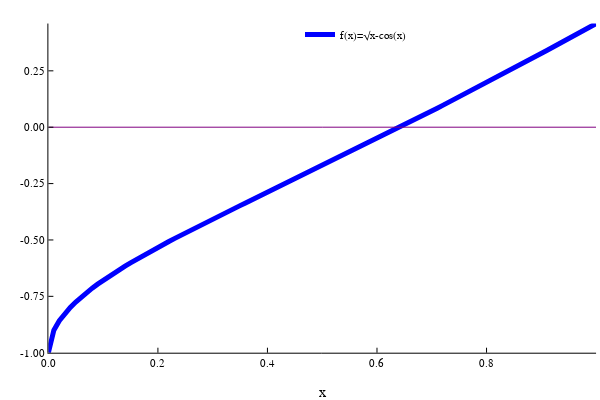

Notebook code for this chart:
### Code cell
pa = collect(linspace(0,1,101)) 
plot(pa,fun2(pa),color="blue",linewidth=5,grid=false,label="f(x)=√x-cos(x)",legend=:top,xlabel="x")
plot!([pa[1],pa[end]],zeros(2),color="purple",label="")

### Figure 1 — Plotly figure (JSON) as saved in the notebook; plotly's stock layout.template omitted (floating-point values rounded to 4 significant figures)
{"data": [{"colorbar": {"title": ""}, "line": {"color": "rgba(0, 0, 255, 1.000)", "dash": "solid", "shape": "linear", "width": 5}, "mode": "lines", "name": "f(x)=√x-cos(x)", "showlegend": true, "type": "scatter", "x": [0, 0.01, 0.02, 0.03, 0.04, 0.05, 0.06, 0.07, 0.08, 0.09, 0.1, 0.11, 0.12, 0.13, 0.14, 0.15, 0.16, 0.17, 0.18, 0.19, 0.2, 0.21, 0.22, 0.23, 0.24, 0.25, 0.26, 0.27, 0.28, 0.29, 0.3, 0.31, 0.32, 0.33, 0.34, 0.35, 0.36, 0.37, 0.38, 0.39, 0.4, 0.41, 0.42, 0.43, 0.44, 0.45, 0.46, 0.47, 0.48, 0.49, 0.5, 0.51, 0.52, 0.53, 0.54, 0.55, 0.56, 0.57, 0.58, 0.59, 0.6, 0.61, 0.62, 0.63, 0.64, 0.65, 0.66, 0.67, 0.68, 0.69, 0.7, 0.71, 0.72, 0.73, 0.74, 0.75, 0.76, 0.77, 0.78, 0.79, 0.8, 0.81, 0.82, 0.83, 0.84, 0.85, 0.86, 0.87, 0.88, 0.89, 0.9, 0.91, 0.92, 0.93, 0.94, 0.95, 0.96, 0.97, 0.98, 0.99, 1], "xaxis": "x1", "y": [-1, -0.9, -0.8584, -0.8263, -0.7992, -0.7751, -0.7533, -0.733, -0.714, -0.696, -0.6788, -0.6623, -0.6464, -0.631, -0.6161, -0.6015, -0.5872, -0.5733, -0.5596, -0.5461, -0.5329, -0.5198, -0.5069, -0.4941, -0.4814, -0.4689, -0.4565, -0.4442, -0.4319, -0.4197, -0.4076, -0.3956, -0.3835, -0.3716, -0.3597, -0.3478, -0.3359, -0.3241, -0.3122, -0.3004, -0.2886, -0.2768, -0.265, -0.2532, -0.2414, -0.2296, -0.2178, -0.206, -0.1942, -0.1823, -0.1705, -0.1586, -0.1467, -0.1348, -0.1229, -0.1109, -0.09892, -0.08692, -0.07489, -0.06283, -0.05074, -0.03862, -0.02648, -0.0143, -0.002096, 0.01014, 0.02241, 0.03471, 0.04705, 0.05942, 0.07182, 0.08425, 0.09672, 0.1092, 0.1218, 0.1343, 0.1469, 0.1596, 0.1723, 0.185, 0.1977, 0.2105, 0.2233, 0.2362, 0.2491, 0.262, 0.2749, 0.2879, 0.3009, 0.314, 0.3271, 0.3402, 0.3533, 0.3665, 0.3797, 0.393, 0.4063, 0.4196, 0.4329, 0.4463, 0.4597], "yaxis": "y1"}, {"colorbar": {"title": ""}, "line": {"color": "rgba(128, 0, 128, 1.000)", "dash": "solid", "shape": "linear", "width": 1}, "mode": "lines", "name": "", "showlegend": false, "type": "scatter", "x": [0, 1], "xaxis": "x1", "y": [0, 0], "yaxis": "y1"}], "layout": {"annotations": [], "height": 400, "legend": {"bgcolor": "rgba(255, 255, 255, 1.000)", "bordercolor": "rgba(0, 0, 0, 1.000)", "font": {"color": "rgba(0, 0, 0, 1.000)", "family": "sans-serif", "size": 11}, "x": 0.5, "y": 1}, "margin": {"b": 20, "l": 0, "r": 0, "t": 20}, "paper_bgcolor": "rgba(255, 255, 255, 1.000)", "plot_bgcolor": "rgba(255, 255, 255, 1.000)", "showlegend": true, "width": 600, "xaxis1": {"anchor": "y1", "domain": [0.08064, 0.9934], "gridcolor": "rgba(0, 0, 0, 0.100)", "gridwidth": 0.5, "linecolor": "rgba(0, 0, 0, 1.000)", "mirror": false, "range": [0, 1], "showgrid": false, "showline": true, "showticklabels": true, "tickangle": 0, "tickcolor": "rgb(0, 0, 0)", "tickfont": {"color": "rgba(0, 0, 0, 1.000)", "family": "sans-serif", "size": 11}, "tickmode": "array", "ticks": "inside", "ticktext": ["0.0", "0.2", "0.4", "0.6", "0.8", "1.0"], "tickvals": [0, 0.2, 0.4, 0.6, 0.8, 1], "title": "x", "titlefont": {"color": "rgba(0, 0, 0, 1.000)", "family": "sans-serif", "size": 15}, "type": "-", "visible": true, "zeroline": false, "zerolinecolor": "rgba(0, 0, 0, 1.000)"}, "yaxis1": {"anchor": "x1", "domain": [0.07581, 0.9902], "gridcolor": "rgba(0, 0, 0, 0.100)", "gridwidth": 0.5, "linecolor": "rgba(0, 0, 0, 1.000)", "mirror": false, "range": [-1, 0.4597], "showgrid": false, "showline": true, "showticklabels": true, "tickangle": 0, "tickcolor": "rgb(0, 0, 0)", "tickfont": {"color": "rgba(0, 0, 0, 1.000)", "family": "sans-serif", "size": 11}, "tickmode": "array", "ticks": "inside", "ticktext": ["-1.00", "-0.75", "-0.50", "-0.25", "0.00", "0.25"], "tickvals": [-1, -0.75, -0.5, -0.25, 0, 0.25], "title": "", "titlefont": {"color": "rgba(0, 0, 0, 1.000)", "family": "sans-serif", "size": 15}, "type": "-", "visible": true, "zeroline": false, "zerolinecolor": "rgba(0, 0, 0, 1.000)"}}}
